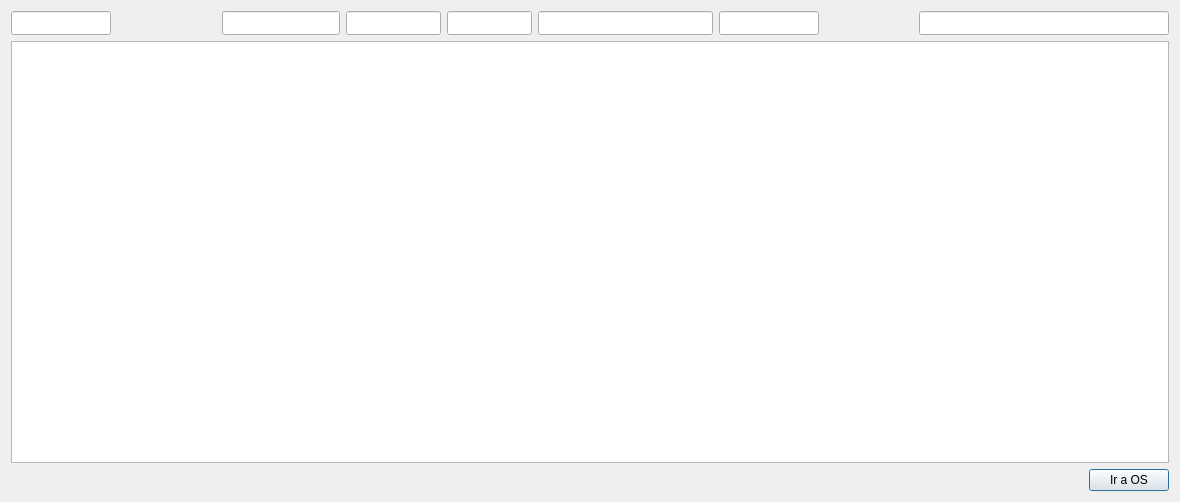
<?xml version="1.0" encoding="UTF-8"?>
<ui version="4.0">
 <class>filterAccountingInfoForm</class>
 <widget class="QDialog" name="filterAccountingInfoForm">
  <property name="windowModality">
   <enum>Qt::WindowModal</enum>
  </property>
  <property name="geometry">
   <rect>
    <x>0</x>
    <y>0</y>
    <width>1180</width>
    <height>502</height>
   </rect>
  </property>
  <property name="sizePolicy">
   <sizepolicy hsizetype="Fixed" vsizetype="Fixed">
    <horstretch>0</horstretch>
    <verstretch>0</verstretch>
   </sizepolicy>
  </property>
  <property name="minimumSize">
   <size>
    <width>0</width>
    <height>0</height>
   </size>
  </property>
  <property name="maximumSize">
   <size>
    <width>1180</width>
    <height>502</height>
   </size>
  </property>
  <property name="windowTitle">
   <string>Filtro Contable</string>
  </property>
  <layout class="QGridLayout" name="gridLayout">
   <item row="0" column="0">
    <layout class="QHBoxLayout" name="horizontalLayout">
     <item>
      <widget class="QLineEdit" name="filterBySoIdLineEdit">
       <property name="sizePolicy">
        <sizepolicy hsizetype="Fixed" vsizetype="Fixed">
         <horstretch>0</horstretch>
         <verstretch>0</verstretch>
        </sizepolicy>
       </property>
       <property name="minimumSize">
        <size>
         <width>100</width>
         <height>24</height>
        </size>
       </property>
       <property name="maximumSize">
        <size>
         <width>100</width>
         <height>16777215</height>
        </size>
       </property>
       <property name="font">
        <font>
         <pointsize>10</pointsize>
        </font>
       </property>
      </widget>
     </item>
     <item>
      <spacer name="horizontalSpacer_3">
       <property name="orientation">
        <enum>Qt::Horizontal</enum>
       </property>
       <property name="sizeType">
        <enum>QSizePolicy::Fixed</enum>
       </property>
       <property name="sizeHint" stdset="0">
        <size>
         <width>105</width>
         <height>20</height>
        </size>
       </property>
      </spacer>
     </item>
     <item>
      <widget class="QLineEdit" name="filterByMovTypeLineEdit">
       <property name="sizePolicy">
        <sizepolicy hsizetype="Fixed" vsizetype="Fixed">
         <horstretch>0</horstretch>
         <verstretch>0</verstretch>
        </sizepolicy>
       </property>
       <property name="minimumSize">
        <size>
         <width>100</width>
         <height>24</height>
        </size>
       </property>
       <property name="maximumSize">
        <size>
         <width>118</width>
         <height>16777215</height>
        </size>
       </property>
       <property name="font">
        <font>
         <pointsize>10</pointsize>
        </font>
       </property>
      </widget>
     </item>
     <item>
      <widget class="QLineEdit" name="filterByMovDocummentLineEdit">
       <property name="minimumSize">
        <size>
         <width>95</width>
         <height>24</height>
        </size>
       </property>
       <property name="maximumSize">
        <size>
         <width>95</width>
         <height>16777215</height>
        </size>
       </property>
       <property name="font">
        <font>
         <pointsize>10</pointsize>
        </font>
       </property>
      </widget>
     </item>
     <item>
      <widget class="QLineEdit" name="filterByMovDateLineEdit">
       <property name="minimumSize">
        <size>
         <width>75</width>
         <height>24</height>
        </size>
       </property>
       <property name="maximumSize">
        <size>
         <width>85</width>
         <height>16777215</height>
        </size>
       </property>
      </widget>
     </item>
     <item>
      <widget class="QLineEdit" name="filterByMovNameLineEdit">
       <property name="minimumSize">
        <size>
         <width>175</width>
         <height>24</height>
        </size>
       </property>
       <property name="maximumSize">
        <size>
         <width>175</width>
         <height>16777215</height>
        </size>
       </property>
      </widget>
     </item>
     <item>
      <widget class="QLineEdit" name="filterByMovNitLineEdit">
       <property name="minimumSize">
        <size>
         <width>90</width>
         <height>24</height>
        </size>
       </property>
       <property name="maximumSize">
        <size>
         <width>100</width>
         <height>16777215</height>
        </size>
       </property>
      </widget>
     </item>
     <item>
      <spacer name="horizontalSpacer_2">
       <property name="orientation">
        <enum>Qt::Horizontal</enum>
       </property>
       <property name="sizeHint" stdset="0">
        <size>
         <width>40</width>
         <height>20</height>
        </size>
       </property>
      </spacer>
     </item>
     <item>
      <widget class="QLineEdit" name="filterByMovObservationsLineEdit">
       <property name="minimumSize">
        <size>
         <width>250</width>
         <height>24</height>
        </size>
       </property>
       <property name="maximumSize">
        <size>
         <width>16777215</width>
         <height>16777215</height>
        </size>
       </property>
      </widget>
     </item>
    </layout>
   </item>
   <item row="1" column="0">
    <widget class="QTableView" name="accountingInfoTableView">
     <property name="font">
      <font>
       <pointsize>10</pointsize>
      </font>
     </property>
     <property name="alternatingRowColors">
      <bool>true</bool>
     </property>
     <property name="selectionMode">
      <enum>QAbstractItemView::SingleSelection</enum>
     </property>
     <property name="selectionBehavior">
      <enum>QAbstractItemView::SelectRows</enum>
     </property>
     <property name="sortingEnabled">
      <bool>false</bool>
     </property>
     <property name="wordWrap">
      <bool>true</bool>
     </property>
     <attribute name="horizontalHeaderDefaultSectionSize">
      <number>100</number>
     </attribute>
     <attribute name="horizontalHeaderMinimumSectionSize">
      <number>40</number>
     </attribute>
     <attribute name="horizontalHeaderStretchLastSection">
      <bool>false</bool>
     </attribute>
     <attribute name="verticalHeaderVisible">
      <bool>false</bool>
     </attribute>
    </widget>
   </item>
   <item row="2" column="0">
    <layout class="QHBoxLayout" name="horizontalLayout_2">
     <item>
      <spacer name="horizontalSpacer">
       <property name="orientation">
        <enum>Qt::Horizontal</enum>
       </property>
       <property name="sizeHint" stdset="0">
        <size>
         <width>40</width>
         <height>20</height>
        </size>
       </property>
      </spacer>
     </item>
     <item>
      <widget class="QPushButton" name="goRecordButton">
       <property name="layoutDirection">
        <enum>Qt::RightToLeft</enum>
       </property>
       <property name="text">
        <string>Ir a OS</string>
       </property>
       <property name="icon">
        <iconset resource="../resources/resources.qrc">
         <normaloff>:/icons/icons/go.png</normaloff>:/icons/icons/go.png</iconset>
       </property>
      </widget>
     </item>
    </layout>
   </item>
  </layout>
 </widget>
 <resources>
  <include location="../resources/resources.qrc"/>
 </resources>
 <connections/>
</ui>
